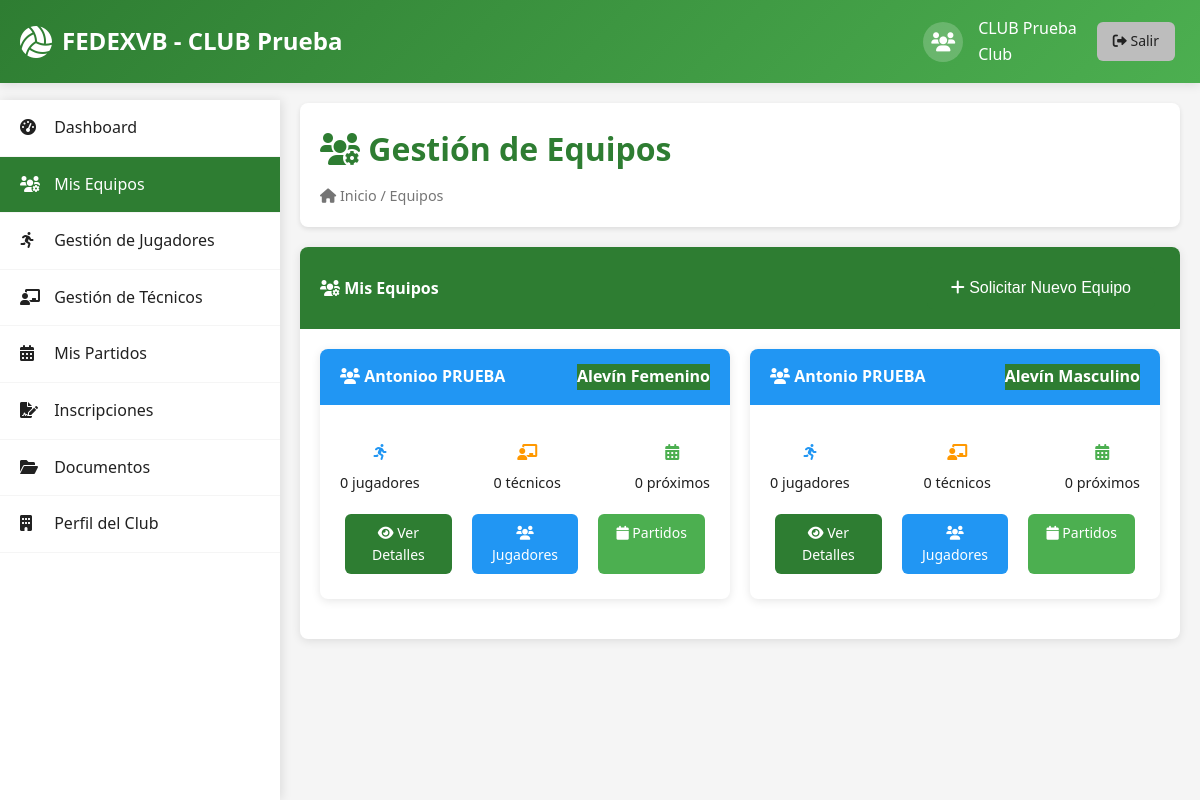
Page /club/equipos.php (signed in) on the committed database.
### tables this page shows
CREATE TABLE IF NOT EXISTS `clubes` (
  `id` int(11) NOT NULL AUTO_INCREMENT,
  `usuario_id` int(11) NOT NULL,
  `nombre_club` varchar(200) NOT NULL,
  `razon_social` varchar(300) DEFAULT NULL,
  `nombre_responsable` varchar(200) NOT NULL,
  `iban` varchar(34) DEFAULT NULL,
  PRIMARY KEY (`id`),
  UNIQUE KEY `usuario_id` (`usuario_id`),
  CONSTRAINT `clubes_ibfk_1` FOREIGN KEY (`usuario_id`) REFERENCES `usuarios` (`id`) ON DELETE CASCADE
);

CREATE TABLE IF NOT EXISTS `equipos` (
  `id` int(11) NOT NULL AUTO_INCREMENT,
  `club_id` int(11) NOT NULL,
  `nombre` varchar(200) NOT NULL,
  `categoria_id` int(11) NOT NULL,
  PRIMARY KEY (`id`),
  KEY `club_id` (`club_id`),
  KEY `categoria_id` (`categoria_id`),
  CONSTRAINT `equipos_ibfk_1` FOREIGN KEY (`club_id`) REFERENCES `clubes` (`id`) ON DELETE CASCADE,
  CONSTRAINT `equipos_ibfk_2` FOREIGN KEY (`categoria_id`) REFERENCES `categorias` (`id`)
);

CREATE TABLE IF NOT EXISTS `categorias` (
  `id` int(11) NOT NULL AUTO_INCREMENT,
  `nombre` varchar(100) NOT NULL,
  `descripcion` text DEFAULT NULL,
  PRIMARY KEY (`id`),
  UNIQUE KEY `nombre` (`nombre`)
);

### includes/auth.php (called while the page is built, shortened)
<?php
require_once __DIR__ . '/../config/database.php';
class Auth {
    public function __construct() {
        $database = new Database();
    }
    public function isLoggedIn() {
        return isset($_SESSION['user_id']);
    }
    public function getUserType() {
        return $_SESSION['user_type'] ?? null;
    }
    public function getUsername() {
        $name = $_SESSION['user_name'] ?? '';
        $lastname = $_SESSION['user_lastname'] ?? '';
        if ($this->getUserType() === 'club') {
            return $lastname;
        }
        return trim($name . ' ' . $lastname);
    }
}
?>

### config/database.php (called while the page is built, shortened)
<?php
class Database {
    private $host;
    private $db_name;
    private $username;
    private $password;
    public function __construct() {
        $this->host = DB_HOST;
        $this->db_name = DB_NAME;
        $this->username = DB_USER;
        $this->password = DB_PASS;
    }
    public function getConnection() {
        $this->conn = null;
        try {
            $this->conn = new PDO("mysql:host=" . $this->host . ";dbname=" . $this->db_name . ";charset=utf8",
                                  $this->username, $this->password);
            $this->conn->setAttribute(PDO::ATTR_ERRMODE, PDO::ERRMODE_EXCEPTION);
        } catch(PDOException $exception) {
            echo "Error de conexión: " . $exception->getMessage();
        }
        return $this->conn;
    }
}
?>

### club/equipos.php (the view, shortened to what this page needs)
<?php
require_once __DIR__ . '/../includes/auth.php';
require_once __DIR__ . '/../config/database.php';
$auth = new Auth();
$auth->requireUserType('club');
$database = new Database();
$conn = $database->getConnection();
$query = "SELECT id, nombre_club FROM clubes WHERE usuario_id = ?";
$stmt = $conn->prepare($query);
$stmt->execute([$_SESSION['user_id']]);
$club = $stmt->fetch(PDO::FETCH_ASSOC);
$equipo_seleccionado = null;
$query = "SELECT e.*, c.nombre as categoria
          FROM equipos e
          JOIN categorias c ON e.categoria_id = c.id
          WHERE e.club_id = ?
          ORDER BY c.nombre, e.nombre";
$stmt = $conn->prepare($query);
$stmt->execute([$club['id']]);
$equipos = $stmt->fetchAll(PDO::FETCH_ASSOC);
function getEstadisticasEquipo($conn, $equipo_id) {
    $stats = [];
    $query = "SELECT COUNT(*) FROM jugadores WHERE equipo_id = ?";
    $stmt = $conn->prepare($query);
    $stmt->execute([$equipo_id]);
    $stats['jugadores'] = $stmt->fetchColumn();
    $query = "SELECT COUNT(*) FROM tecnicos WHERE equipo_id = ?";
    $stmt = $conn->prepare($query);
    $stmt->execute([$equipo_id]);
    $stats['tecnicos'] = $stmt->fetchColumn();
    $query = "SELECT COUNT(*) FROM partidos
              WHERE (equipo_local_id = ? OR equipo_visitante_id = ?)
              AND finalizado = 1";
    $stmt = $conn->prepare($query);
    $stmt->execute([$equipo_id, $equipo_id]);
    $stats['partidos_jugados'] = $stmt->fetchColumn();
    $query = "SELECT COUNT(*) FROM partidos
              WHERE (equipo_local_id = ? OR equipo_visitante_id = ?)
              AND fecha >= NOW() AND finalizado = 0";
    $stmt = $conn->prepare($query);
    $stmt->execute([$equipo_id, $equipo_id]);
    $stats['proximos_partidos'] = $stmt->fetchColumn();
    return $stats;
}
?>
<!DOCTYPE html>
<html lang="es">
<head>
    <link rel="stylesheet" href="../assets/css/style.css">
    <link rel="stylesheet" href="https://cdnjs.cloudflare.com/ajax/libs/font-awesome/6.0.0/css/all.min.css">
</head>
<body>
    <header class="header">
        <div class="container">
            <div class="header-content">
                <div class="logo">
                    <i class="fas fa-volleyball-ball"></i>
                    <span>FEDEXVB - <?php echo htmlspecialchars($club['nombre_club']); ?></span>
                </div>
                <div class="user-info">
                    <div class="user-avatar">
                        <i class="fas fa-users"></i>
                    </div>
                    <div>
                        <div class="user-name"><?php echo htmlspecialchars($auth->getUsername()); ?></div>
                        <div class="user-role">Club</div>
                    </div>
                    <a href="../includes/logout.php" class="btn btn-secondary btn-sm">
                        <i class="fas fa-sign-out-alt"></i> Salir
                    </a>
                </div>
            </div>
        </div>
    </header>
    <nav class="sidebar">
        <ul class="sidebar-menu">
            <li><a href="dashboard.php"><i class="fas fa-tachometer-alt"></i> Dashboard</a></li>
            <li><a href="equipos.php" class="active"><i class="fas fa-users-cog"></i> Mis Equipos</a></li>
            <li><a href="jugadores.php"><i class="fas fa-running"></i> Gestión de Jugadores</a></li>
            <li><a href="tecnicos.php"><i class="fas fa-chalkboard-teacher"></i> Gestión de Técnicos</a></li>
            <li><a href="partidos.php"><i class="fas fa-calendar-alt"></i> Mis Partidos</a></li>
            <li><a href="inscripciones.php"><i class="fas fa-file-signature"></i> Inscripciones</a></li>
            <li><a href="documentos.php"><i class="fas fa-folder-open"></i> Documentos</a></li>
            <li><a href="perfil.php"><i class="fas fa-building"></i> Perfil del Club</a></li>
        </ul>
    </nav>
    <main class="main-content">
        <div class="content-header">
            <h1><i class="fas fa-users-cog"></i> Gestión de Equipos</h1>
            <div class="breadcrumb">
                <i class="fas fa-home"></i> Inicio / Equipos
            </div>
        </div>
        <?php if ($equipo_seleccionado): ?>
            <div class="card">
                <div class="card-header" style="background: var(--primary-green);">
                    <div style="display: flex; justify-content: space-between; align-items: center;">
                        <div>
                            <i class="fas fa-users"></i> <?php echo $equipo_seleccionado['nombre']; ?>
                            <span class="badge" style="background: var(--info); margin-left: 10px;">
                                <?php echo $equipo_seleccionado['categoria']; ?>
                            </span>
                        </div>
                        <a href="equipos.php" class="btn btn-secondary btn-sm">
                            <i class="fas fa-arrow-left"></i> Volver a equipos
                        </a>
                    </div>
                </div>
                <div class="card-body">
                    <?php
                    $stats = getEstadisticasEquipo($conn, $equipo_seleccionado['id']);
                    ?>
                    <div style="display: grid; grid-template-columns: repeat(auto-fit, minmax(200px, 1fr)); gap: 20px; margin-bottom: 30px;">
                        <div class="card">
                            <div class="card-body text-center">
                                <i class="fas fa-running" style="font-size: 2rem; color: var(--info);"></i>
                                <h3 style="color: var(--info); margin: 10px 0;"><?php echo $stats['jugadores']; ?></h3>
                                <p class="text-muted">Jugadores</p>
                            </div>
                        </div>
                        <div class="card">
                            <div class="card-body text-center">
                                <i class="fas fa-chalkboard-teacher" style="font-size: 2rem; color: var(--warning);"></i>
                                <h3 style="color: var(--warning); margin: 10px 0;"><?php echo $stats['tecnicos']; ?></h3>
                                <p class="text-muted">Técnicos</p>
                            </div>
                        </div>
                        <div class="card">
                            <div class="card-body text-center">
                                <i class="fas fa-calendar-check" style="font-size: 2rem; color: var(--success);"></i>
                                <h3 style="color: var(--success); margin: 10px 0;"><?php echo $stats['partidos_jugados']; ?></h3>
                                <p class="text-muted">Partidos Jugados</p>
                            </div>
                        </div>
                        <div class="card">
                            <div class="card-body text-center">
                                <i class="fas fa-calendar-alt" style="font-size: 2rem; color: var(--primary-green);"></i>
                                <h3 style="color: var(--primary-green); margin: 10px 0;"><?php echo $stats['proximos_partidos']; ?></h3>
                                <p class="text-muted">Próximos Partidos</p>
                            </div>
                        </div>
                    </div>
                    <div style="display: grid; grid-template-columns: repeat(auto-fit, minmax(250px, 1fr)); gap: 15px;">
                        <a href="jugadores.php?equipo=<?php echo $equipo_seleccionado['id']; ?>" class="btn btn-info btn-lg">
                            <i class="fas fa-running"></i> Ver Jugadores (<?php echo $stats['jugadores']; ?>)
                        </a>
                        <a href="tecnicos.php?equipo=<?php echo $equipo_seleccionado['id']; ?>" class="btn btn-warning btn-lg">
                            <i class="fas fa-chalkboard-teacher"></i> Ver Técnicos (<?php echo $stats['tecnicos']; ?>)
                        </a>
                        <a href="partidos.php?equipo=<?php echo $equipo_seleccionado['id']; ?>" class="btn btn-success btn-lg">
                            <i class="fas fa-calendar-alt"></i> Ver Partidos
                        </a>
                        <button class="btn btn-primary btn-lg" onclick="openModal('modalContactoAdmin')">
                            <i class="fas fa-edit"></i> Solicitar Modificación
                        </button>
                    </div>
                    <div class="alert alert-info mt-4">
                        <h5><i class="fas fa-info-circle"></i> Información del Equipo</h5>
                        <p><strong>Categoría:</strong> <?php echo $equipo_seleccionado['categoria']; ?></p>
                        <p><strong>Temporada:</strong> <?php echo $equipo_seleccionado['temporada'] ?? '2025-2026'; ?></p>
                        <p class="mb-0"><strong>Estado:</strong>
                            <span class="badge" style="background: var(--success);">Activo</span>
                        </p>
                    </div>
                </div>
            </div>
        <?php else: ?>
            <div class="card">
                <div class="card-header">
                    <div style="display: flex; justify-content: space-between; align-items: center;">
                        <div>
                            <i class="fas fa-users-cog"></i> Mis Equipos
                        </div>
                        <button class="btn btn-primary" onclick="openModal('modalContactoAdmin')">
                            <i class="fas fa-plus"></i> Solicitar Nuevo Equipo
                        </button>
                    </div>
                </div>
                <div class="card-body">
                    <?php if (count($equipos) > 0): ?>
                        <div style="display: grid; grid-template-columns: repeat(auto-fit, minmax(350px, 1fr)); gap: 20px;">
                            <?php foreach ($equipos as $equipo): ?>
                            <?php $stats = getEstadisticasEquipo($conn, $equipo['id']); ?>
                            <div class="card">
                                <div class="card-header" style="background: var(--info);">
                                    <div style="display: flex; justify-content: space-between; align-items: center;">
                                        <div>
                                            <i class="fas fa-users"></i> <?php echo $equipo['nombre']; ?>
                                        </div>
                                        <span class="badge" style="background: var(--primary-green);">
                                            <?php echo $equipo['categoria']; ?>
                                        </span>
                                    </div>
                                </div>
                                <div class="card-body">
                                    <div style="display: flex; justify-content: space-between; margin: 15px 0;">
                                        <div class="text-center">
                                            <i class="fas fa-running" style="color: var(--info);"></i>
                                            <p style="margin: 5px 0 0 0; font-size: 0.9em;">
                                                <?php echo $stats['jugadores']; ?> jugadores
                                            </p>
                                        </div>
                                        <div class="text-center">
                                            <i class="fas fa-chalkboard-teacher" style="color: var(--warning);"></i>
                                            <p style="margin: 5px 0 0 0; font-size: 0.9em;">
                                                <?php echo $stats['tecnicos']; ?> técnicos
                                            </p>
                                        </div>
                                        <div class="text-center">
                                            <i class="fas fa-calendar-alt" style="color: var(--success);"></i>
                                            <p style="margin: 5px 0 0 0; font-size: 0.9em;">
                                                <?php echo $stats['proximos_partidos']; ?> próximos
                                            </p>
                                        </div>
                                    </div>
                                    <div style="display: flex; gap: 10px; flex-wrap: wrap;">
                                        <a href="equipos.php?equipo=<?php echo $equipo['id']; ?>"
                                           class="btn btn-primary btn-sm" style="flex: 1;">
                                            <i class="fas fa-eye"></i> Ver Detalles
                                        </a>
                                        <a href="jugadores.php?equipo=<?php echo $equipo['id']; ?>"
                                           class="btn btn-info btn-sm" style="flex: 1;">
                                            <i class="fas fa-users"></i> Jugadores
                                        </a>
                                        <a href="partidos.php?equipo=<?php echo $equipo['id']; ?>"
                                           class="btn btn-success btn-sm" style="flex: 1;">
                                            <i class="fas fa-calendar"></i> Partidos
                                        </a>
                                    </div>
                                </div>
                            </div>
                            <?php endforeach; ?>
                        </div>
                    <?php endif; ?>
                </div>
            </div>
        <?php endif; ?>
    </main>
</body>
</html>

### rows in the picture
clubes: nombre_club "CLUB Prueba"
equipos: nombre "Antonioo PRUEBA", categoria.nombre "Alevín Femenino", jugadores "0", tecnicos "0", proximos_partidos "0"
equipos: nombre "Antonio PRUEBA", categoria.nombre "Alevín Masculino", jugadores "0", tecnicos "0", proximos_partidos "0"

### other values in the picture
$auth->getUsername() "CLUB Prueba"
